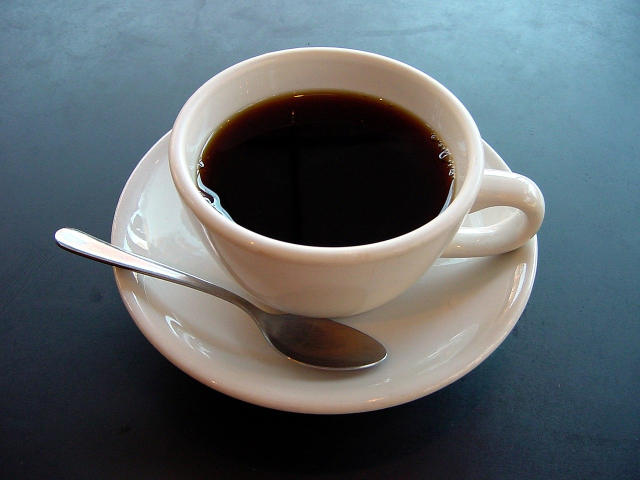
#> input picture coffee cup.JPG, 1280 x 960 px (shown at 1/2 size)
$ python 'HW_3(3).py'
#> lines starting #> are read from the running program, lines starting #| are printed output that depends on the picture
import numpy as np
import cv2 as cv
import matplotlib.pyplot as plt

# 이미지 불러오기
src = cv.imread('coffee cup.JPG')
#> src is the input picture: shape (960, 1280, 3); mean B, G, R 105.3, 100.9, 92.1
src_rgb = cv.cvtColor(src, cv.COLOR_BGR2RGB)

# 초기 사각형 설정 (x, y, width, height)
rect = (100, 90, 1100, 800)

# GrabCut을 위한 초기 마스크 및 모델 생성
mask = np.zeros(src.shape[:2], np.uint8)
bgdModel = np.zeros((1, 65), np.float64)
fgdModel = np.zeros((1, 65), np.float64)

# GrabCut 실행 (5회 반복)
cv.grabCut(src, mask, rect, bgdModel, fgdModel, 5, cv.GC_INIT_WITH_RECT)

# 마스크 후처리: 전경(1) 및 전경(3)만 1, 나머지는 0
mask2 = np.where((mask == cv.GC_FGD) | (mask == cv.GC_PR_FGD), 1, 0).astype('uint8')

# 배경 제거된 이미지 생성
result = src_rgb * mask2[:, :, np.newaxis]
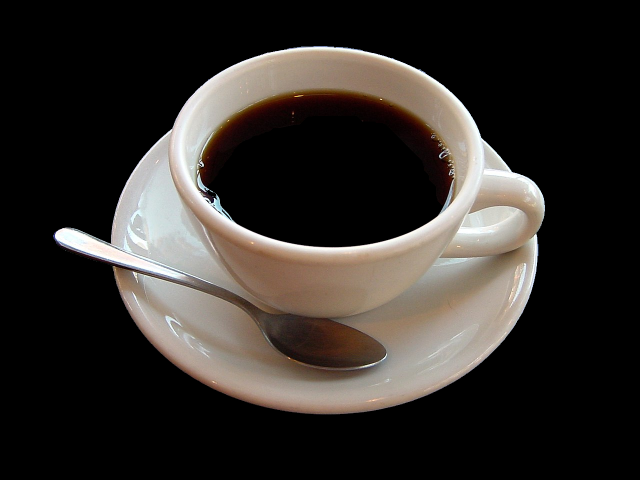
#> result: shape (960, 1280, 3) (shown at 1/2 size); mean R, G, B 50.4, 46, 42.2

# 마스크 시각화용 이미지 생성
visual_mask = (mask2 * 255).astype('uint8')

# 시각화
plt.figure(figsize=(15, 5))

# 원본 이미지
plt.subplot(1, 3, 1)
plt.imshow(src_rgb)
plt.title("Original Image")
plt.axis('off')

# 마스크 이미지
plt.subplot(1, 3, 2)
plt.imshow(visual_mask, cmap='gray')
plt.title("GrabCut Mask")
plt.axis('off')

# 배경 제거 이미지
plt.subplot(1, 3, 3)
plt.imshow(result)
plt.title("Foreground Only")
plt.axis('off')

plt.tight_layout()
plt.show()
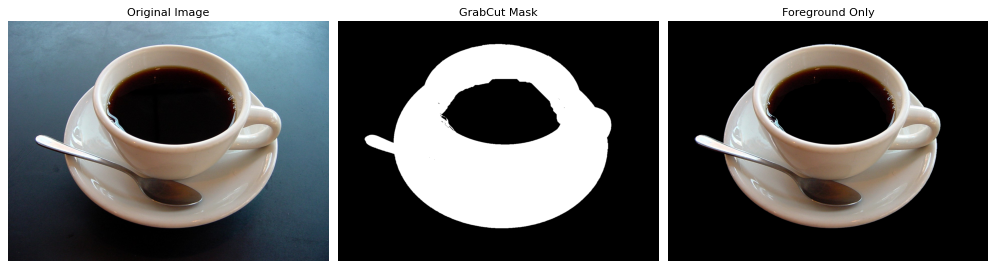
#> figure drawn by matplotlib, 3 panels

$ run again, with dabotop.jpg copied over coffee cup.JPG
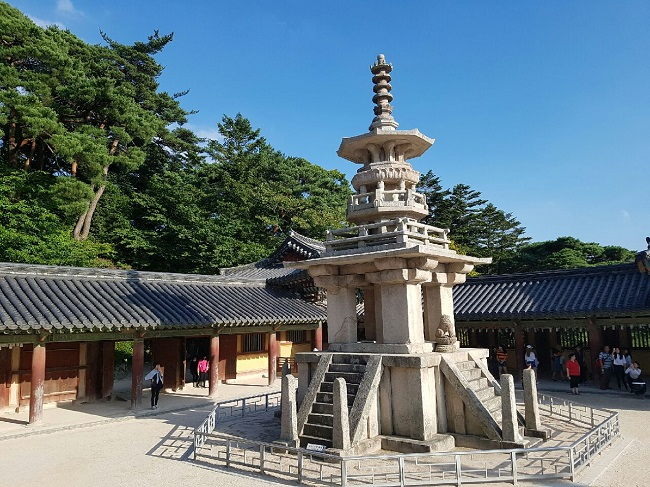
#> input picture dabotop.jpg, 650 x 487 px
#> src is the input picture: shape (487, 650, 3); mean B, G, R 123.4, 116.1, 96.8
#> `result = src_rgb * mask2[:, :, np.newaxis]`:
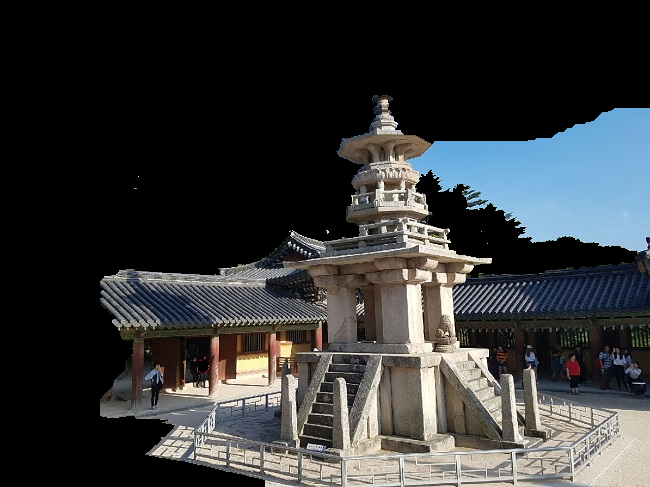
#> result: shape (487, 650, 3); mean R, G, B 52.2, 54.1, 54.9
#> `plt.show()`:
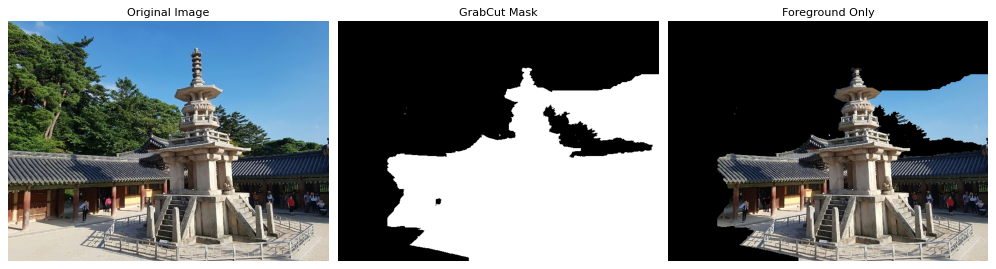
#> figure drawn by matplotlib, 3 panels

$ run again, with img1.jpg copied over coffee cup.JPG
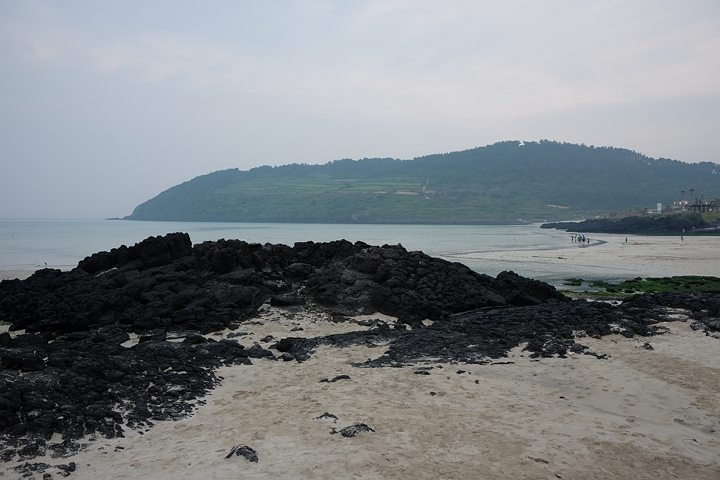
#> input picture img1.jpg, 720 x 480 px
#> src is the input picture: shape (480, 720, 3); mean B, G, R 134.2, 130.6, 125.7
#> `result = src_rgb * mask2[:, :, np.newaxis]`:
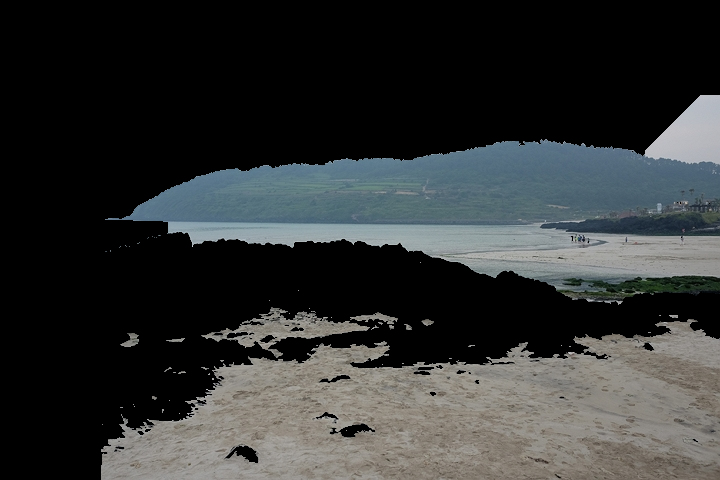
#> result: shape (480, 720, 3); mean R, G, B 49.1, 51.3, 51.1
#> `plt.show()`:
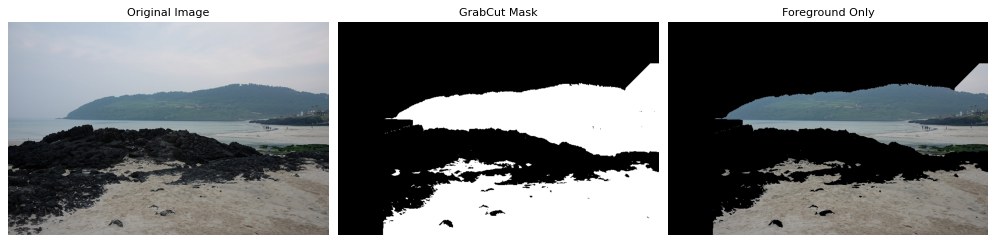
#> figure drawn by matplotlib, 3 panels
